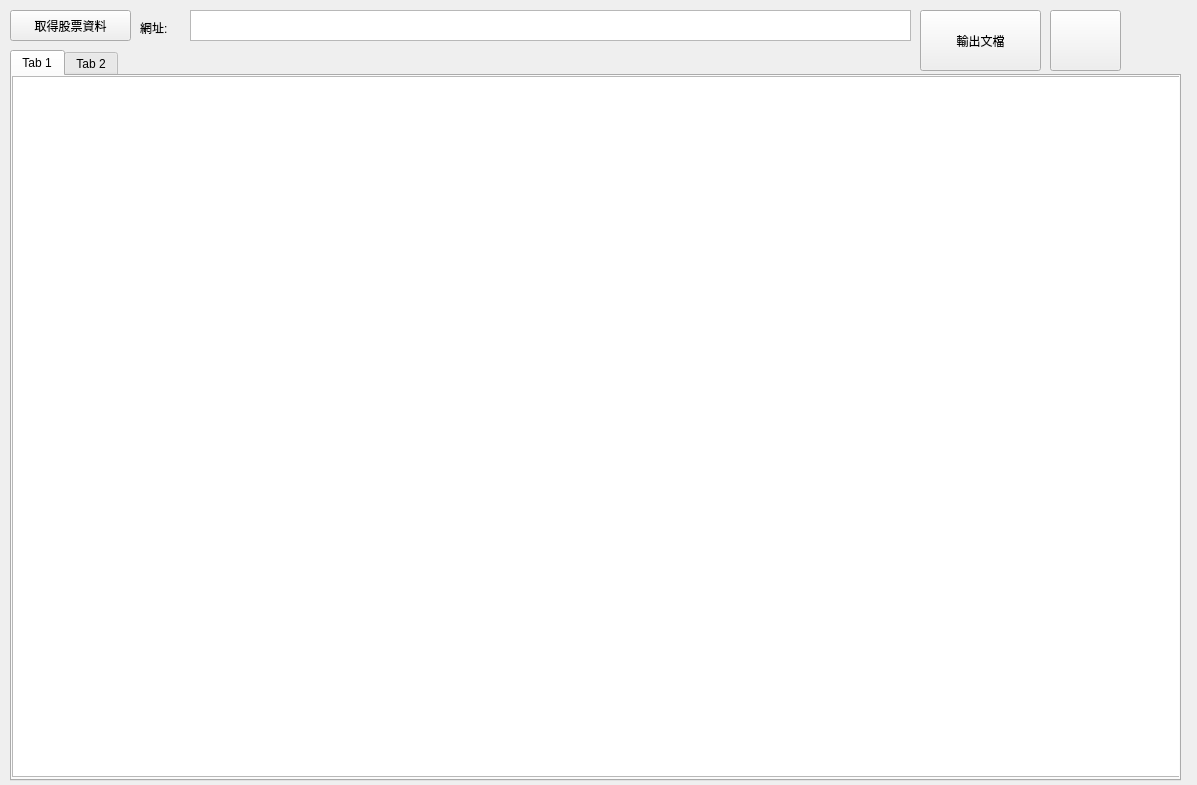
<?xml version="1.0" encoding="UTF-8"?>
<ui version="4.0">
 <class>Form</class>
 <widget class="QWidget" name="Form">
  <property name="geometry">
   <rect>
    <x>0</x>
    <y>0</y>
    <width>1197</width>
    <height>785</height>
   </rect>
  </property>
  <property name="windowTitle">
   <string>Form</string>
  </property>
  <widget class="QPushButton" name="btn_Scrapy">
   <property name="geometry">
    <rect>
     <x>10</x>
     <y>10</y>
     <width>121</width>
     <height>31</height>
    </rect>
   </property>
   <property name="text">
    <string>取得股票資料</string>
   </property>
  </widget>
  <widget class="QTextEdit" name="txt_Url">
   <property name="geometry">
    <rect>
     <x>190</x>
     <y>10</y>
     <width>721</width>
     <height>31</height>
    </rect>
   </property>
  </widget>
  <widget class="QLabel" name="lbl_Url">
   <property name="geometry">
    <rect>
     <x>140</x>
     <y>20</y>
     <width>58</width>
     <height>15</height>
    </rect>
   </property>
   <property name="text">
    <string>網址:</string>
   </property>
  </widget>
  <widget class="QPushButton" name="btn_OutputCSV">
   <property name="geometry">
    <rect>
     <x>920</x>
     <y>10</y>
     <width>121</width>
     <height>61</height>
    </rect>
   </property>
   <property name="text">
    <string>輸出文檔</string>
   </property>
  </widget>
  <widget class="QPushButton" name="btn_Folder">
   <property name="geometry">
    <rect>
     <x>1050</x>
     <y>10</y>
     <width>71</width>
     <height>61</height>
    </rect>
   </property>
   <property name="text">
    <string/>
   </property>
  </widget>
  <widget class="QTabWidget" name="tabWidget">
   <property name="geometry">
    <rect>
     <x>10</x>
     <y>50</y>
     <width>1171</width>
     <height>731</height>
    </rect>
   </property>
   <property name="currentIndex">
    <number>0</number>
   </property>
   <widget class="QWidget" name="tab">
    <attribute name="title">
     <string>Tab 1</string>
    </attribute>
    <widget class="QTableWidget" name="tW_StockInformation">
     <property name="geometry">
      <rect>
       <x>0</x>
       <y>0</y>
       <width>1181</width>
       <height>701</height>
      </rect>
     </property>
    </widget>
   </widget>
   <widget class="QWidget" name="tab_2">
    <attribute name="title">
     <string>Tab 2</string>
    </attribute>
   </widget>
  </widget>
 </widget>
 <resources/>
 <connections/>
</ui>
